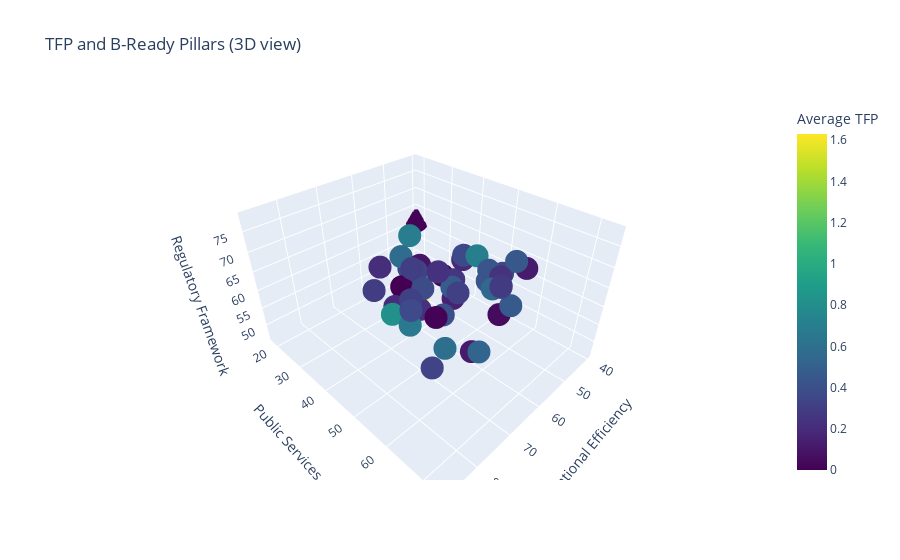

This figure's notebook cell:
### Code cell
# scatter plot comparing the 3 pillar types

pillar_fig = px.scatter_3d(
    tfp_pillar_df,
    x="Pillar_3_Operational_Efficiency",
    y="Pillar_2_Public_Services",
    z="Pillar_1_Regulatory_Framework",
    color="tfp_avg",
    color_continuous_scale="Viridis",
    hover_name="country_official",
    hover_data={
        "Pillar_3_Operational_Efficiency": True,
        "Pillar_2_Public_Services": True,
        "Pillar_1_Regulatory_Framework": True,
        "tfp_avg": ":.3f",
        "max_year": True,
    },
    title="TFP and B-Ready Pillars (3D view)",
)

pillar_fig.update_layout(
    scene=dict(
        xaxis_title="Operational Efficiency",
        yaxis_title="Public Services",
        zaxis_title="Regulatory Framework",
    ),
    coloraxis_colorbar=dict(title="Average TFP"),
)

output_dir = Path.cwd() / "DataDive25/Team_Projects/challenge_2/outputs"
output_dir.mkdir(parents=True, exist_ok=True)
html_path = output_dir / "pillar_regulation_tfp_scatter_3d.html"
pillar_fig.write_html(html_path, include_plotlyjs="cdn")
pillar_fig.show()

### Figure 1 — Plotly figure (JSON) as saved in the notebook; plotly's stock layout.template omitted (floating-point values rounded to 4 significant figures)
{"data": [{"customdata": [[1.63, 2022.0], [1.145, 2023.0], [0.812, 2022.0], [0.7806, 2023.0], [0.7029, 2023.0], [0.6864, 2023.0], [0.6615, 2023.0], [0.5915, 2023.0], [0.5694, 2023.0], [0.5684, 2023.0], [0.5483, 2023.0], [0.5246, 2023.0], [0.4719, 2023.0], [0.4642, 2023.0], [0.4432, 2023.0], [0.4313, 2023.0], [0.4308, 2023.0], [0.4, 2023.0], [0.3758, 2023.0], [0.3687, 2023.0], [0.3646, 2023.0], [0.3542, 2022.0], [0.3433, 2023.0], [0.3315, 2023.0], [0.3306, 2023.0], [0.3265, 2023.0], [0.3176, 2023.0], [0.3125, 2023.0], [0.2996, 2023.0], [0.2917, 2023.0], [0.2837, 2023.0], [0.2566, 2023.0], [0.2424, 2023.0], [0.2303, 2023.0], [0.2299, 2023.0], [0.2142, 2023.0], [0.2111, 2023.0], [0.1954, 2023.0], [0.1906, 2021.0], [0.1524, 2023.0], [0.119, 2023.0], [0.1148, 2023.0], [0.09236, 2022.0], [0.04994, 2023.0], [0.0198, 2023.0], [0.01115, 2023.0], [0.008017, 2023.0], [0.0, 2023.0]], "hovertemplate": "<b>%{hovertext}</b><br><br>Pillar_3_Operational_Efficiency=%{x}<br>Pillar_2_Public_Services=%{y}<br>Pillar_1_Regulatory_Framework=%{z}<br>tfp_avg=%{marker.color:.3f}<br>max_year=%{customdata[1]}<extra></extra>", "hovertext": ["Pakistan", "West Bank and Gaza", "Bangladesh", "Sierra Leone", "Mexico", "Chad", "Nepal", "Rwanda", "Lesotho", "Gambia, The", "Slovak Republic", "Estonia", "Tanzania", "Croatia", "Greece", "Romania", "Morocco", "Mauritius", "Botswana", "Georgia", "Philippines", "Iraq", "Peru", "Singapore", "Portugal", "Cambodia", "North Macedonia", "Bulgaria", "Montenegro", "Kyrgyz Republic", "Hungary", "El Salvador", "Colombia", "Togo", "Barbados", "Bosnia and Herzegovina", "Samoa", "Ghana", "Timor-Leste", "Paraguay", "Costa Rica", "New Zealand", "Madagascar", "Indonesia", "Vanuatu", "Central African Republic", "Hong Kong SAR, China", "Seychelles"], "legendgroup": "", "marker": {"color": [1.63, 1.145, 0.812, 0.7806, 0.7029, 0.6864, 0.6615, 0.5915, 0.5694, 0.5684, 0.5483, 0.5246, 0.4719, 0.4642, 0.4432, 0.4313, 0.4308, 0.4, 0.3758, 0.3687, 0.3646, 0.3542, 0.3433, 0.3315, 0.3306, 0.3265, 0.3176, 0.3125, 0.2996, 0.2917, 0.2837, 0.2566, 0.2424, 0.2303, 0.2299, 0.2142, 0.2111, 0.1954, 0.1906, 0.1524, 0.119, 0.1148, 0.09236, 0.04994, 0.0198, 0.01115, 0.008017, 0.0], "coloraxis": "coloraxis", "symbol": "circle"}, "mode": "markers", "name": "", "scene": "scene", "showlegend": false, "type": "scatter3d", "x": [65.9, 52.75, 70.49, 52.51, 61.73, 48.05, 72.21, 81.31, 66.06, 48.44, 71.14, 80.28, 62.15, 68.31, 58.98, 65.74, 59.66, 69.79, 67.73, 84.75, 57.95, 46.79, 56.2, 87.33, 70.8, 60.66, 75.81, 74.82, 71.03, 74.71, 70.68, 54.53, 66.38, 64.36, 66.55, 70.05, 68.32, 54.42, 44.83, 60.6, 53.66, 76.39, 52.29, 61.31, 43.94, 40.36, 78.52, 63.57], "y": [44.97, 28.42, 41.64, 30.73, 57.25, 23.51, 49.29, 67.37, 37.89, 20.11, 68.17, 73.31, 51.56, 70.24, 64.4, 63.19, 58.66, 56.28, 48.52, 63.33, 50.8, 21.45, 59.76, 70.4, 69.53, 39.14, 53.56, 64.03, 48.92, 41.23, 69.5, 45.36, 66.28, 49.58, 46.4, 37.81, 40.04, 47.67, 23.8, 50.68, 63.58, 68.91, 31.64, 63.44, 32.06, 18.35, 62.64, 37.21], "z": [59.06, 47.47, 56.94, 54.05, 74.99, 61.15, 59.3, 70.43, 54.87, 53.34, 77.35, 72.89, 65.07, 73.53, 75.65, 76.24, 68.85, 64.57, 65.96, 77.74, 70.78, 49.28, 69.61, 72.46, 78.16, 62.83, 69.96, 76.33, 72.54, 65.33, 78.34, 60.41, 76.6, 69.03, 58.77, 67.44, 57.11, 66.83, 46.21, 60.89, 71.34, 67.51, 57.28, 63.93, 50.48, 60.99, 72.47, 58.83]}], "layout": {"coloraxis": {"colorbar": {"title": {"text": "Average TFP"}}, "colorscale": [[0, "#440154"], [0.1111, "#482878"], [0.2222, "#3e4989"], [0.3333, "#31688e"], [0.4444, "#26828e"], [0.5556, "#1f9e89"], [0.6667, "#35b779"], [0.7778, "#6ece58"], [0.8889, "#b5de2b"], [1, "#fde725"]]}, "legend": {"tracegroupgap": 0}, "scene": {"domain": {"x": [0, 1], "y": [0, 1]}, "xaxis": {"title": {"text": "Operational Efficiency"}}, "yaxis": {"title": {"text": "Public Services"}}, "zaxis": {"title": {"text": "Regulatory Framework"}}}, "title": {"text": "TFP and B-Ready Pillars (3D view)"}}}
